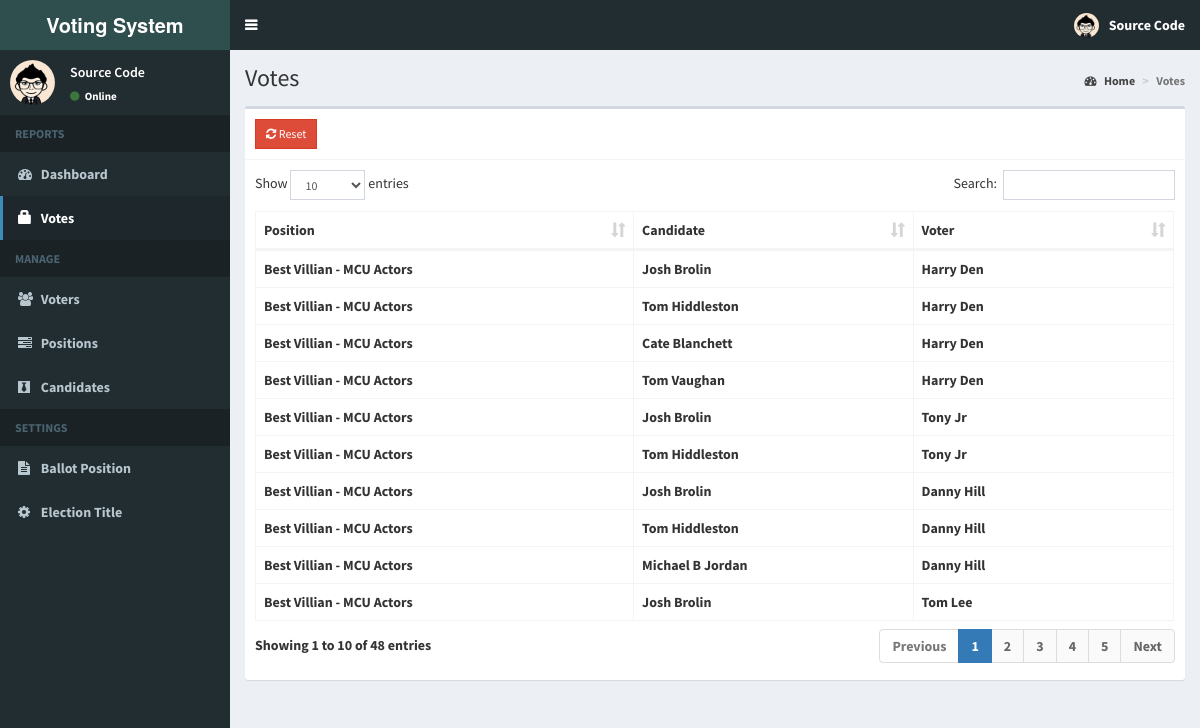
Screenshot of /admin/votes.php (signed in) with the database file from the repository.
### tables this page shows
CREATE TABLE `votes` (
  `id` int(11) NOT NULL,
  `voters_id` int(11) NOT NULL,
  `candidate_id` int(11) NOT NULL,
  `position_id` int(11) NOT NULL
);

CREATE TABLE `positions` (
  `id` int(11) NOT NULL,
  `description` varchar(50) NOT NULL,
  `max_vote` int(11) NOT NULL,
  `priority` int(11) NOT NULL
);

CREATE TABLE `candidates` (
  `id` int(11) NOT NULL,
  `position_id` int(11) NOT NULL,
  `firstname` varchar(30) NOT NULL,
  `lastname` varchar(30) NOT NULL,
  `photo` varchar(150) NOT NULL,
  `platform` text NOT NULL
);

CREATE TABLE `voters` (
  `id` int(11) NOT NULL,
  `voters_id` varchar(15) NOT NULL,
  `password` varchar(60) NOT NULL,
  `firstname` varchar(30) NOT NULL,
  `lastname` varchar(30) NOT NULL,
  `photo` varchar(150) NOT NULL
);

### admin/includes/session.php (called while the page is built, shortened)
<?php
	include 'includes/conn.php';
	$sql = "SELECT * FROM admin WHERE id = '".$conn->real_escape_string($_SESSION['admin'])."'";
	$query = $conn->query($sql);
	$user = ($query && $query instanceof mysqli_result) ? $query->fetch_assoc() : null;
?>

### admin/votes.php (the view, shortened to what this page needs)
<?php include 'includes/session.php'; ?>
<?php include 'includes/header.php'; ?>
<body class="hold-transition skin-blue sidebar-mini">
<div class="wrapper">
  <?php include 'includes/navbar.php'; ?>
  <?php include 'includes/menubar.php'; ?>
  <div class="content-wrapper">
    <section class="content-header">
      <h1>
        Votes
      </h1>
      <ol class="breadcrumb">
        <li><a href="#"><i class="fa fa-dashboard"></i> Home</a></li>
        <li class="active">Votes</li>
      </ol>
    </section>
    <section class="content">
      <div class="row">
        <div class="col-xs-12">
          <div class="box">
            <div class="box-header with-border">
              <a href="#reset" data-toggle="modal" class="btn btn-danger btn-sm btn-flat"><i class="fa fa-refresh"></i> Reset</a>
            </div>
            <div class="box-body">
              <table id="example1" class="table table-bordered">
                <thead>
                  <th>Position</th>
                  <th>Candidate</th>
                  <th>Voter</th>
                </thead>
                <tbody>
                  <?php
                    $sql = "SELECT *, candidates.firstname AS canfirst, candidates.lastname AS canlast, voters.firstname AS votfirst, voters.lastname AS votlast FROM votes LEFT JOIN positions ON positions.id=votes.position_id LEFT JOIN candidates ON candidates.id=votes.candidate_id LEFT JOIN voters ON voters.id=votes.voters_id ORDER BY positions.priority ASC";
                    $query = $conn->query($sql);
                    if($query && $query instanceof mysqli_result){
                      while($row = $query->fetch_assoc()){
                        echo "
                          <tr>
                            <td class='hidden'></td>
                            <td>".$row['description']."</td>
                            <td>".$row['canfirst'].' '.$row['canlast']."</td>
                            <td>".$row['votfirst'].' '.$row['votlast']."</td>
                          </tr>
                        ";
                      }
                    }
                  ?>
                </tbody>
              </table>
            </div>
          </div>
        </div>
      </div>
    </section>
  </div>
</div>
</body>
</html>

### admin/includes/navbar.php (shortened to what this page needs)
<header class="main-header">
  <a href="home.php" class="logo">
    <span class="logo-lg"><b>Voting System </span>
  </a>
  <nav class="navbar navbar-static-top">
    <a href="#" class="sidebar-toggle" data-toggle="push-menu" role="button">
    </a>
    <div class="navbar-custom-menu">
      <ul class="nav navbar-nav">
        <li class="dropdown user user-menu">
          <a href="#" class="dropdown-toggle" data-toggle="dropdown">
            <img src="<?php echo (!empty($user['photo'])) ? '../images/'.$user['photo'] : '../images/profile.jpg'; ?>" class="user-image" alt="User Image">
            <span class="hidden-xs"><?php echo $user['firstname'].' '.$user['lastname']; ?></span>
          </a>
        </li>
      </ul>
    </div>
  </nav>
</header>

### admin/includes/menubar.php (shortened to what this page needs)
<aside class="main-sidebar">
  <section class="sidebar">
    <div class="user-panel">
      <div class="pull-left image">
        <img src="<?php echo (!empty($user['photo'])) ? '../images/'.$user['photo'] : '../images/profile.jpg'; ?>" class="img-circle" alt="User Image">
      </div>
      <div class="pull-left info">
        <p><?php echo $user['firstname'].' '.$user['lastname']; ?></p>
        <a><i class="fa fa-circle text-success"></i> Online</a>
      </div>
    </div>
    <ul class="sidebar-menu" data-widget="tree">
      <li class="header">REPORTS</li>
      <li class=""><a href="home.php"><i class="fa fa-dashboard"></i> <span>Dashboard</span></a></li>
      <li class=""><a href="votes.php"><span class="glyphicon glyphicon-lock"></span> <span>Votes</span></a></li>
      <li class="header">MANAGE</li>
      <li class=""><a href="voters.php"><i class="fa fa-users"></i> <span>Voters</span></a></li>
      <li class=""><a href="positions.php"><i class="fa fa-tasks"></i> <span>Positions</span></a></li>
      <li class=""><a href="candidates.php"><i class="fa fa-black-tie"></i> <span>Candidates</span></a></li>
      <li class="header">SETTINGS</li>
      <li class=""><a href="ballot.php"><i class="fa fa-file-text"></i> <span>Ballot Position</span></a></li>
      <li class=""><a href="#config" data-toggle="modal"><i class="fa fa-cog"></i> <span>Election Title</span></a></li>
    </ul>
  </section>
</aside>

### rows the page displays
votes: position.description "Best Villian - MCU Actors", candidate.firstname "Josh", candidate.lastname "Brolin", voters.firstname "Harry", voters.lastname "Den"
votes: position.description "Best Villian - MCU Actors", candidate.firstname "Tom", candidate.lastname "Hiddleston", voters.firstname "Harry", voters.lastname "Den"
votes: position.description "Best Villian - MCU Actors", candidate.firstname "Cate", candidate.lastname "Blanchett", voters.firstname "Harry", voters.lastname "Den"
votes: position.description "Best Villian - MCU Actors", candidate.firstname "Tom", candidate.lastname "Vaughan", voters.firstname "Harry", voters.lastname "Den"
votes: position.description "Best Villian - MCU Actors", candidate.firstname "Josh", candidate.lastname "Brolin", voters.firstname "Tony", voters.lastname "Jr"
votes: position.description "Best Villian - MCU Actors", candidate.firstname "Tom", candidate.lastname "Hiddleston", voters.firstname "Tony", voters.lastname "Jr"
votes: position.description "Best Villian - MCU Actors", candidate.firstname "Josh", candidate.lastname "Brolin", voters.firstname "Danny", voters.lastname "Hill"
votes: position.description "Best Villian - MCU Actors", candidate.firstname "Tom", candidate.lastname "Hiddleston", voters.firstname "Danny", voters.lastname "Hill"
votes: position.description "Best Villian - MCU Actors", candidate.firstname "Michael B", candidate.lastname "Jordan", voters.firstname "Danny", voters.lastname "Hill"
votes: position.description "Best Villian - MCU Actors", candidate.firstname "Josh", candidate.lastname "Brolin", voters.firstname "Tom", voters.lastname "Lee"

### other values shown
$user['firstname'] "Source"
$user['lastname'] "Code"
